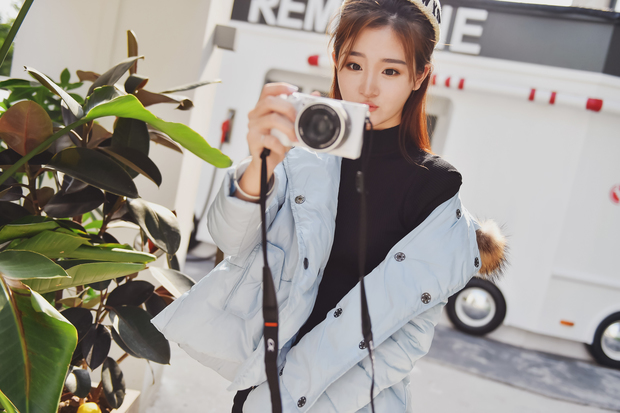
#> input picture images/1.jpg, 620 x 413 px, given in place of the camera
$ python changing_colorspaces.py
#> lines starting #> are read from the running program, lines starting #| are printed output that depends on the picture; after the words box and inside, x2 and y2 are one past the last pixel; in counts of white or black regions, pixels touching at a corner belong together
import cv2
import numpy as np

cap = cv2.VideoCapture(0)
while True:
    _, frame = cap.read()
#> frame is the input picture: shape (413, 620, 3); mean B, G, R 144.5, 151.4, 155.7
    hsv = cv2.cvtColor(frame, cv2.COLOR_BGR2HSV)
#> hsv: shape (413, 620, 3); mean H, S, V 63.9, 38.2, 159.8
    cv2.imshow('hsv', hsv)
    lower_blue = np.array([30, 50, 50])
    upper_blue = np.array([160, 255, 255])
    mask = cv2.inRange(hsv, lower_blue, upper_blue)
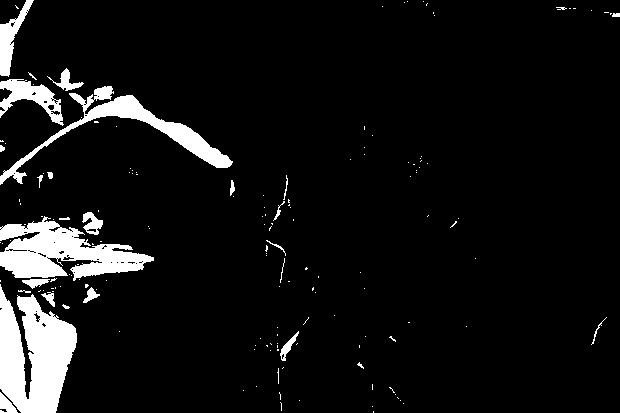
#> mask: shape (413, 620); 7.6% white; 159 white regions (133 under 20 px), largest, box (x1, y1, x2, y2) and area: (0, 284, 77, 413) 6454, (0, 216, 154, 281) 5211, (0, 86, 233, 185) 3484
    res = cv2.bitwise_and(frame, frame, mask=mask)
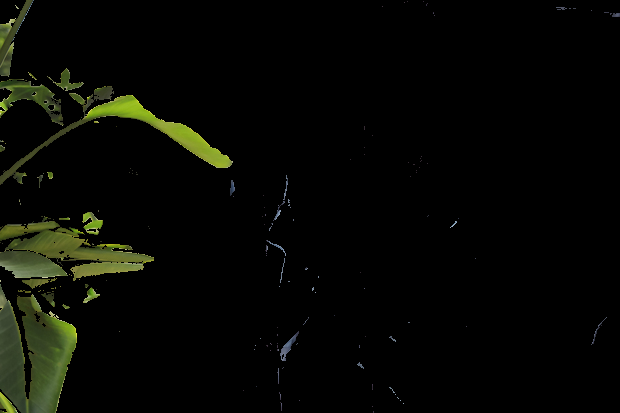
#> res: shape (413, 620, 3); mean B, G, R 3.6, 7.8, 6.7

    cv2.imshow('frame', frame)
    cv2.imshow('mask', mask)
    cv2.imshow('res', res)
    k = cv2.waitKey(5) & 0xFF
#> (key Esc is pressed here)
    if k == 27:
        break
cv2.destroyWindow()

$ run again, on images/3.jpg
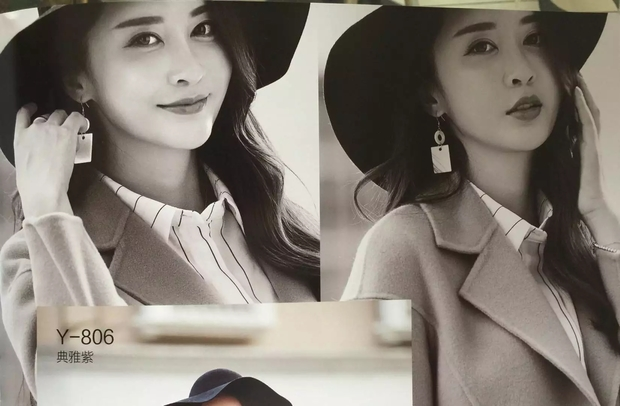
#> input picture images/3.jpg, 620 x 406 px, given in place of the camera
#> frame is the input picture: shape (406, 620, 3); mean B, G, R 116.8, 125.4, 133
#> hsv: shape (406, 620, 3); mean H, S, V 17.4, 41.4, 133.1
#> `mask = cv2.inRange(hsv, lower_blue, upper_blue)`:
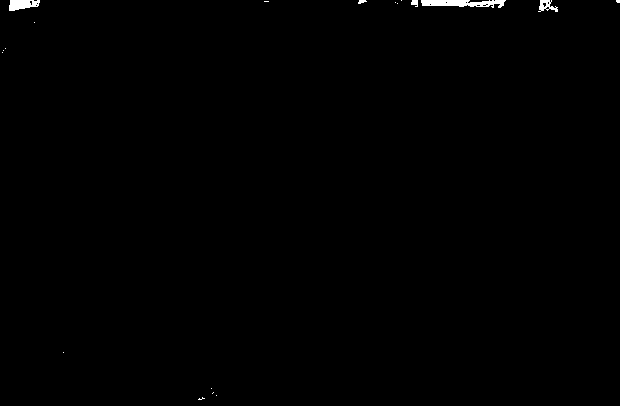
#> mask: shape (406, 620); 0.37% white; 19 white regions (14 under 20 px), largest, box (x1, y1, x2, y2) and area: (421, 0, 506, 8) 469, (9, 0, 40, 11) 249, (538, 0, 558, 12) 125, (411, 0, 418, 7) 37, (358, 0, 367, 4) 24

$ run again, on images/4.jpg
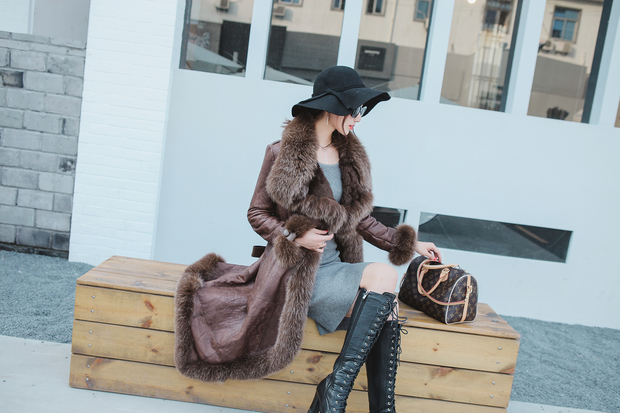
#> input picture images/4.jpg, 620 x 413 px, given in place of the camera
#> frame is the input picture: shape (413, 620, 3); mean B, G, R 166.4, 164.8, 157.4
#> hsv: shape (413, 620, 3); mean H, S, V 78, 42.4, 175.4
#> `mask = cv2.inRange(hsv, lower_blue, upper_blue)`:
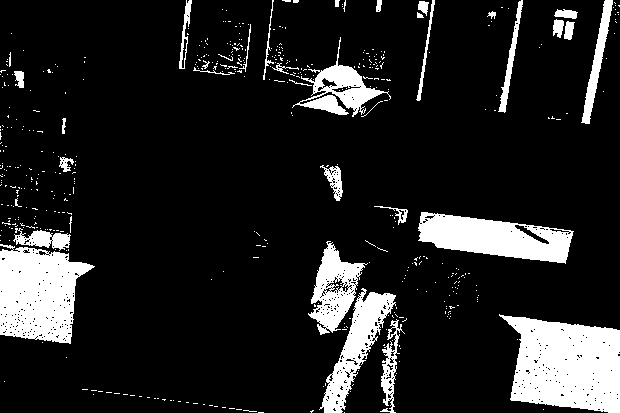
#> mask: shape (413, 620); 13.6% white; 490 white regions (454 under 20 px), largest, box (x1, y1, x2, y2) and area: (499, 314, 620, 413) 8701, (0, 244, 95, 344) 6548, (418, 212, 574, 264) 4836
#> `res = cv2.bitwise_and(frame, frame, mask=mask)`:
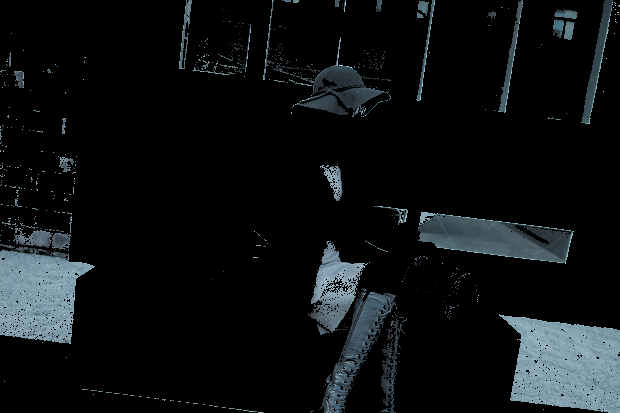
#> res: shape (413, 620, 3); mean B, G, R 18.1, 16.6, 13.5
